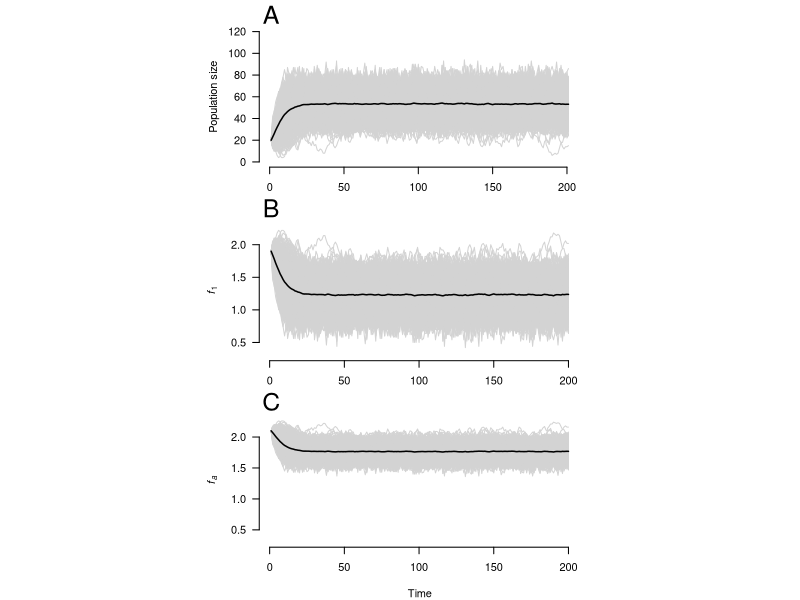

Write R code to recreate this figure.
# Schaub & Kéry (2022) Integrated Population Models
# Chapter 3 : Introduction to stage-structured population models
# ----------------------------------------------------

# 3.3 Classical analysis of a matrix population model
# ===================================================

# 3.3.6 Matrix population models with density-dependence and
#       demographic stochasticity
# -----------------------------------------------------------

# Define means of the demographic rates and strength of density dependence
mean.sj <- 0.3
mean.sa <- 0.55
f1.int <- 2.3         # Productivity of 1y females when population size is 0
f1.beta <- -0.02      # Strength of density dependence on productivity of 1y
                      # This is simply the slope of the regression of f1 on N
fa.int <- 2.3         # Productivity of adult females when population size is 0
fa.beta <- -0.01      # Strength of density dependence on productivity of adults

# Define the number of years with predictions
T <- 200
nsim <- 1000

# Define population matrix and initial stage-specific population sizes
N <- array(NA, dim=c(2, T+1, nsim))
N[,1,] <- c(10, 10)
r <- f1 <- fa <- matrix(NA, nrow=T, ncol=nsim)

# Project population
for (s in 1:nsim){
  if(s %% 100 == 0) {cat(paste("*** Simrep", s, "***\n")) } # Counter
  for (t in 1:T){
    f1[t,s] <- f1.int + f1.beta * sum(N[,t,s])
    fa[t,s] <- fa.int + fa.beta * sum(N[,t,s])
    N[1,t+1,s] <- rpois(1, mean.sj * (f1[t,s] * N[1,t,s] + fa[t,s] * N[2,t,s]))
    N[2,t+1,s] <- rbinom(1, sum(N[,t,s]), mean.sa)
  } #t
} #s

# ~~~~ code for Fig. 3.16 ~~~~
op <- par(mar=c(2, 4, 2, 1), las=1, cex=1.1, "mfrow")
layout(matrix(1:3, 3, 1, byrow=TRUE), widths=2, heights=c(1, 1, 1.1), TRUE)
plot(colSums(N[,,1]), type="l", col="lightgrey", ylim=c(0, 120),
    ylab="Population size", xlab="", axes=FALSE)
axis(1); axis(2)
for (s in 2:nsim){
  lines(colSums(N[,,s]), col="lightgrey")
}
Nall <- apply(N, c(2,3), sum)
lines(apply(Nall, 1, mean), col="black", lwd=1.5)
mtext("A", at=1, cex=1.5)

f1[f1==f1.int] <- NA
plot(f1[,1], type="l", col="lightgrey", ylim=c(0.3, 2.3),
    ylab=expression(italic(f)[1]), xlab=NA, axes=FALSE)
axis(1); axis(2)
for (s in 2:nsim){
  lines(f1[,s], col="lightgrey")
}
lines(apply(f1, 1, mean, na.rm=TRUE), col="black", lwd=1.5)
mtext("B", at=1, cex=1.5)

par(mar=c(4,4,2,1))
fa[fa==fa.int] <- NA
plot(fa[,1], type="l", col="lightgrey", ylim=c(0.3, 2.3),
    ylab=expression(italic(f)[italic(a)]), xlab="Time", axes=FALSE)
axis(1); axis(2)
for (s in 2:nsim){
  lines(fa[,s], col="lightgrey")
}
lines(apply(fa, 1, mean, na.rm=TRUE), col="black", lwd=1.5)
mtext("C", at=1, cex=1.5)
par(op)
# ~~~~~~~~~~~~~~~~~~~~~~~~~~~~~~~~~~~~~~~~~~~~~~~~~~~~~~~~~

mean(N[1,T+1,] + N[2,T+1,])
# [1] 52.687

mean(f1[T,], na.rm=TRUE)
# [1] 1.237938
mean(fa[T,], na.rm=TRUE)
# [1] 1.768969

mean(N[1,T+1,] + N[2,T+1,] == 0)
# [1] 0.001
